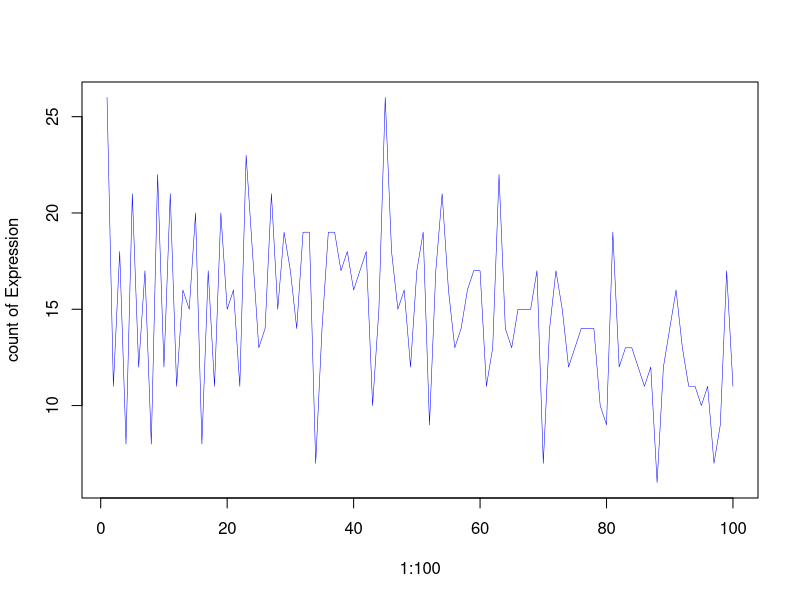

The R source for this figure:
#author: LiYuan
#time: 20200930
#task: 
  #Write a function Find_expression, which should be able to print 
  #every possible solution that makes the expression 
  #evaluate to a random integer from 1 to 100. 
  #For example, Find_expression(50) should print lines include: [Math Processing Error]
  #and [Math Processing Error]

#设计思路:
  ##1, 计算出符号全排列,再将符号插入数字中
  ##2, 将字符串转化成表达式进行计算即可

rm(list=ls())
library("gtools")
#reference:https://bbs.csdn.net/topics/220069520
Find_expression <- function(x){ # x为表达式计算的结果值
  
  ##建立符号与数字的所有组合
  sign <- c("+","-","") #1 + ; 0 -
  tmp_sign <- permutations(3,8,sign,repeats.allowed=TRUE) #获取所有可能的组合,6561
  
  count_num <-0
  for(i in 1:length(tmp_sign[,1])){
    tmp_sum <- 1
    
    for(j in 2:9){
      tmp_sum <- paste(tmp_sum,tmp_sign[i,j-1],j,sep="")
    }
      #print(tmp_sum)
      #计算表达式的值
      exp_sum <- eval(parse(text=tmp_sum))
      if(exp_sum == x){
        #print(paste(tmp_sum,exp_sum,sep="="))
        count_num <- count_num + 1
      }
    
  }
  return(count_num)
}
count_sum <- Find_expression(50)
print(count_sum)

#[1] "12-3-4-5+67-8-9=50"
# [1] "12-3+45+6+7-8-9=50"
# [1] "12+3+4-56+78+9=50"
# [1] "1-23-4-5-6+78+9=50"
# [1] "1-23+4+5-6+78-9=50"
# [1] "1-2-34-5-6+7+89=50"
# [1] "1-2-3-4-5-6+78-9=50"
# [1] "1-2-3+4+56-7-8+9=50"
# [1] "1-2+34-5-67+89=50"
# [1] "1-2+34+5+6+7+8-9=50"
# [1] "1-2+3-45+6+78+9=50"
# [1] "1+2-34+5-6-7+89=50"
# [1] "1+2-3+4+56+7-8-9=50"
# [1] "1+2+34-56+78-9=50"
# [1] "1+2+34-5-6+7+8+9=50"
# [1] "1+2+3-4+56-7+8-9=50"
# [1] "1+2+3+4-56+7+89=50"
Find_expression(100)
# [1] "123-45-67+89=100"
# [1] "123-4-5-6-7+8-9=100"
# [1] "123+45-67+8-9=100"
# [1] "123+4-5+67-89=100"
# [1] "12-3-4+5-6+7+89=100"
# [1] "12+3-4+5+67+8+9=100"
# [1] "12+3+4+5-6-7+89=100"
# [1] "1+23-4+56+7+8+9=100"
# [1] "1+23-4+5+6+78-9=100"
# [1] "1+2+34-5+67-8+9=100"
# [1] "1+2+3-4+5+6+78+9=100"

#5.2 [5 points] Count the total number of suitable solutions for any integer 
#i from 1 to 100, assign the count to Total_solutions[i]. 
#Plot the vector Total_solutions, 
#so which number(s) yields the maximum and minimum of Total_solutions?
Total_solutions <- c()
for(i in 1:100){
  Total_solutions <- c(Total_solutions,Find_expression(i))
}
plot(1:100,Total_solutions,type = "l",lwd=0.5,col="blue",
     xlab = "1:100",ylab="count of Expression")

which(Total_solutions ==max(Total_solutions))
Total_solutions[1]
Total_solutions[45]
which(Total_solutions ==min(Total_solutions))
Total_solutions[88]
